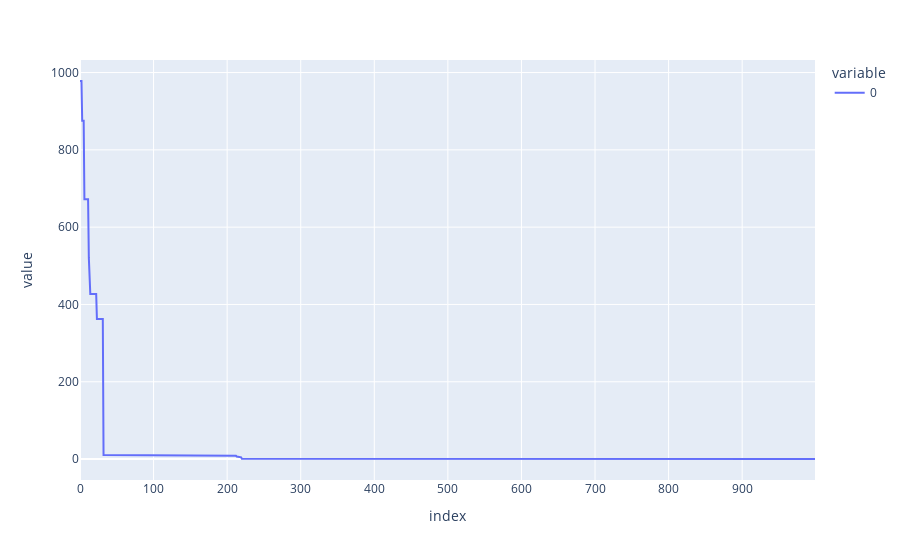

Write notebook code for a chart like this one.
### Code cell
px.line(best_scores)

### Figure 1 — Plotly figure (JSON) as saved in the notebook; plotly's stock layout.template omitted (floating-point values rounded to 4 significant figures; data arrays with more than 128 entries replaced by an {"elided": "..."} marker saying what was removed)
{"data": [{"hovertemplate": "variable=0<br>index=%{x}<br>value=%{y}<extra></extra>", "legendgroup": "0", "line": {"color": "#636efa", "dash": "solid"}, "marker": {"symbol": "circle"}, "mode": "lines", "name": "0", "orientation": "v", "showlegend": true, "type": "scatter", "x": {"elided": "1000 int values"}, "xaxis": "x", "y": {"elided": "1000 float values"}, "yaxis": "y"}], "layout": {"legend": {"title": {"text": "variable"}, "tracegroupgap": 0}, "margin": {"t": 60}, "xaxis": {"anchor": "y", "domain": [0, 1], "title": {"text": "index"}}, "yaxis": {"anchor": "x", "domain": [0, 1], "title": {"text": "value"}}}}
